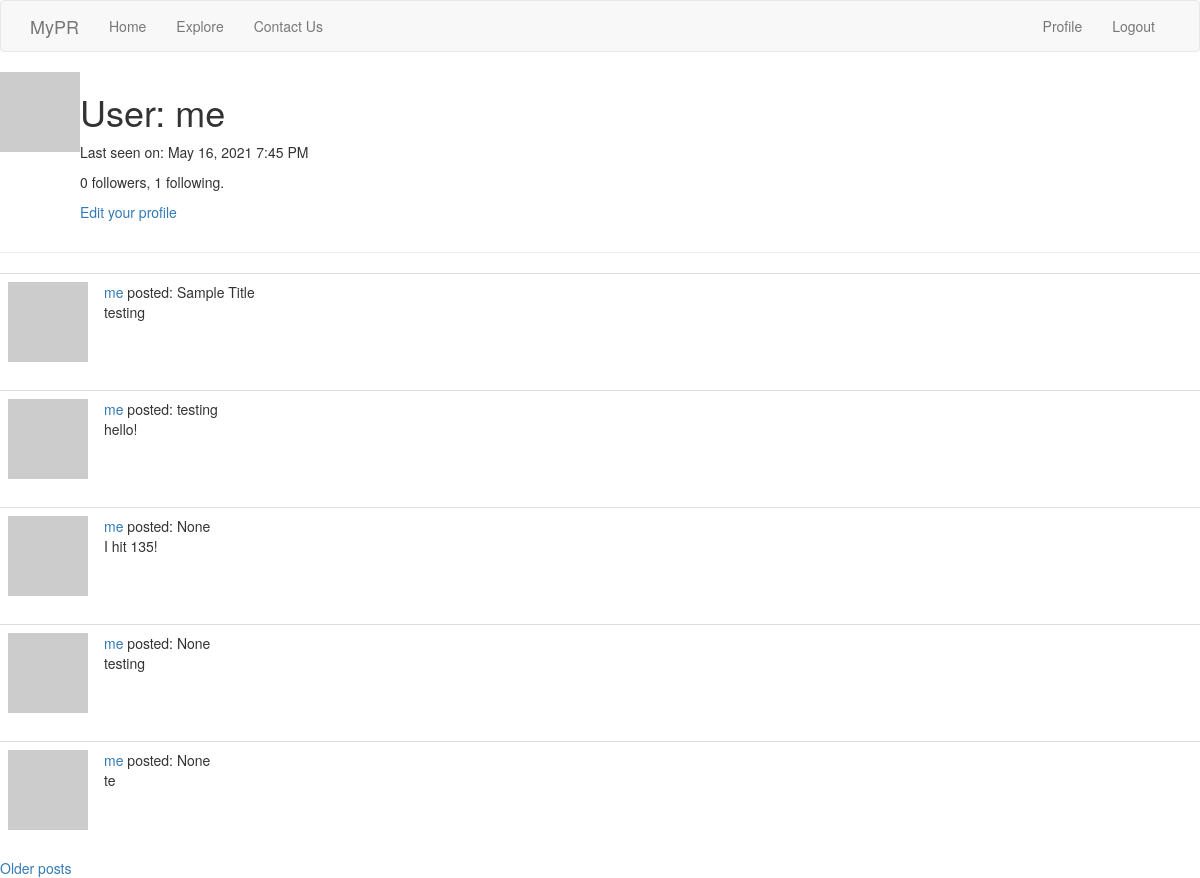
Page /user/me (signed in) on the committed database.
### app/models.py (models this page shows, shortened)
class User(UserMixin, db.Model):
    id = db.Column(db.Integer, primary_key=True)
    username = db.Column(db.String(64), index=True, unique=True)
    email = db.Column(db.String(120), index=True, unique=True)
    password_hash = db.Column(db.String(128))
    posts = db.relationship('Post', backref='author', lazy='dynamic')
    about_me = db.Column(db.String(140))
    last_seen = db.Column(db.DateTime, default=datetime.utcnow)
    followed = db.relationship(
        'User', secondary=followers,
        primaryjoin=(followers.c.follower_id == id),
        secondaryjoin=(followers.c.followed_id == id),
        backref=db.backref('followers', lazy='dynamic'), lazy='dynamic')
    def avatar(self, size):
        digest = md5(self.email.lower().encode('utf-8')).hexdigest()
        return 'https://www.gravatar.com/avatar/{}?d=identicon&s={}'.format(
            digest, size)

class Post(db.Model):
    id = db.Column(db.Integer, primary_key=True)
    title = db.Column(db.String(20))
    body = db.Column(db.String(140))
    timestamp = db.Column(db.DateTime, index=True, default=datetime.utcnow)
    user_id = db.Column(db.Integer, db.ForeignKey('user.id'))

### app/routes.py (the view)
@app.route('/user/<username>')
@login_required
def user(username):
    user = User.query.filter_by(username=username).first_or_404()
    page = request.args.get('page', 1, type=int)
    posts = user.posts.order_by(Post.timestamp.desc()).paginate(
        page, app.config['POSTS_PER_PAGE'], False)
    next_url = url_for('user', username=user.username, page=posts.next_num) \
        if posts.has_next else None
    prev_url = url_for('user', username=user.username, page=posts.prev_num) \
        if posts.has_prev else None
    form = EmptyForm()
    return render_template('user.html', user=user, posts=posts.items,
                           next_url=next_url, prev_url=prev_url, form=form)

### app/models.py (called while the page is built)
@login.user_loader
def load_user(id):
    return User.query.get(int(id))

### app/routes.py (called while the page is built)
@app.before_request
def before_request():
    if current_user.is_authenticated:
        current_user.last_seen = datetime.utcnow()
        db.session.commit()

### app/templates/user.html (shortened to what this page needs)
{% extends "base.html" %}
{% block content %}
    <table>
        <tr valign="top">
            <td><img src="{{ user.avatar(128) }}"></td>
            <td>
                <h1>User: {{ user.username }}</h1>
                {% if user.last_seen %}
                    <p>Last seen on: {{ moment(user.last_seen).format('LLL') }}</p>
                {% endif %}
                <p>{{ user.followers.count() }} followers, {{ user.followed.count() }} following.</p>
                {% if user == current_user %}
                <p><a href="{{ url_for('edit_profile') }}">Edit your profile</a></p>
                {% endif %}
            </td>
        </tr>
    </table>
    <hr>
    {% for post in posts %}
        {% include '_post.html' %}
    {% endfor %}
    {% if next_url %}
    <a href="{{ next_url }}">Older posts</a>
    {% endif %}
{% endblock %}

### app/templates/_post.html
<table class="table table-hover">
        <tr>
            <td width="70px">
                <a href="{{ url_for('user', username=post.author.username) }}">
                    <img src="{{ post.author.avatar(70) }}" />
                </a>
            </td>
            <td>
                <a href="{{ url_for('user', username=post.author.username) }}">
                    {{ post.author.username }}
                </a>
                posted: {{ post.title}}
                <br>
                    {{ post.body }}
            </td>
        </tr>
</table>

### rows in the picture
User: username "me", last_seen "May 16, 2021 7:45 PM"
Post: author.username "me", title "Sample Title", body "testing"
Post: author.username "me", title "testing", body "hello!"
Post: author.username "me", title "None", body "I hit 135!"
Post: author.username "me", title "None", body "testing"
Post: author.username "me", title "None", body "te"

### other values in the picture
{{ user.followers.count() }} "0"
{{ user.followed.count() }} "1"
